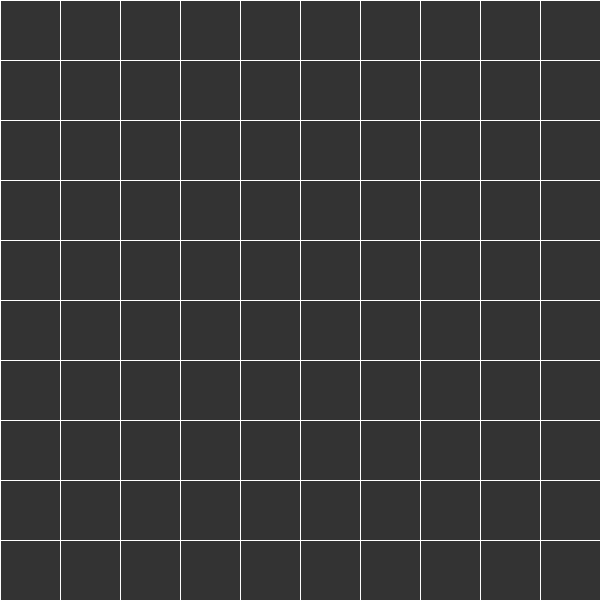
Frame 1 (no input)
Frame 60 (the mouse pressed at the canvas centre just before this capture): identical to frame 1, image omitted
Frame 120 (the mouse held since frame 60 and released just before this capture): identical to frame 1, image omitted

The Processing sketch that drew this single still picture (run headless with seeded random() and noise(); from frame 60 on, the mouse is pressed at the canvas centre):

// Processing sketch: template_squareGrid
// ── template_squareGrid.pde
Cell[][] grid;
int n = 10;
float cellSize;

void setup() {
  size(601, 601);
  cellSize = floor(width/n);
  grid = new Cell[n][n];
  for (int i = 0; i < n; i++) {
    for (int j = 0; j < n; j++) {
      grid[i][j] = new Cell(i, j);
    }
  }
}

void draw() {
  background(51);
  for (int i = 0; i < n; i++) {
    for (int j = 0; j < n; j++) {
      Cell cell = grid[i][j];
      cell.render();
    }
  }
}

// ── cell.pde
class Cell {
  
  int i, j;
  float x, y;
  
  Cell(int i , int j) {
    this.i = i;
    this.j = j;
    x = i * cellSize;
    y = j * cellSize;
  }
  
  void render(){
    noFill();
    stroke(255);
    rect(x, y, cellSize, cellSize);
  }
}
